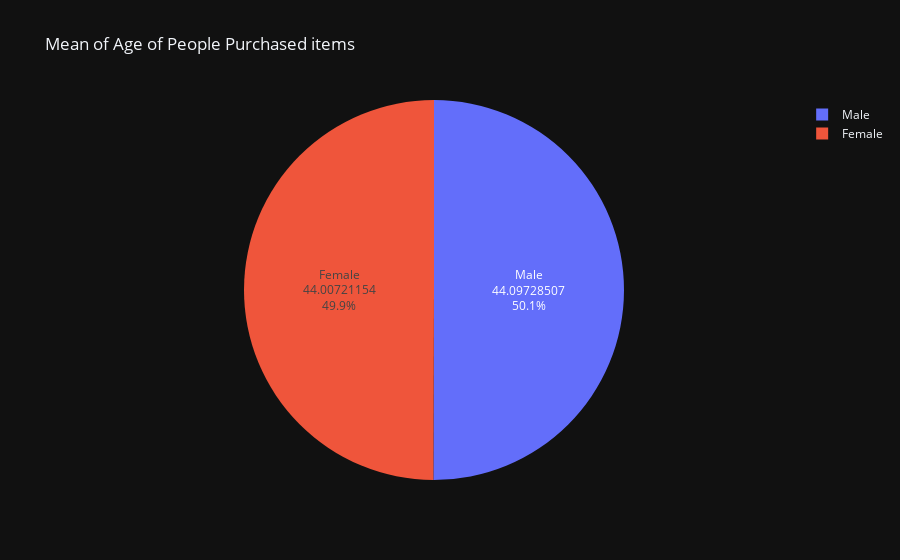

This figure's notebook cell:
### Code cell
iplot(px.pie(values=df_Gender_age,
             names=['Female','Male'],
             title='Mean of Age of People Purchased items',
             template='plotly_dark'
             ).update_traces(textinfo='label+percent+value'))

### Figure 1 — Plotly figure (JSON) as saved in the notebook; plotly's stock layout.template omitted (floating-point values rounded to 4 significant figures)
{"data": [{"domain": {"x": [0, 1], "y": [0, 1]}, "hovertemplate": "label=%{label}<br>value=%{value}<extra></extra>", "labels": ["Female", "Male"], "legendgroup": "", "name": "", "showlegend": true, "textinfo": "label+percent+value", "type": "pie", "values": [44.01, 44.1]}], "layout": {"legend": {"tracegroupgap": 0}, "title": {"text": "Mean of Age of People Purchased items"}}}
